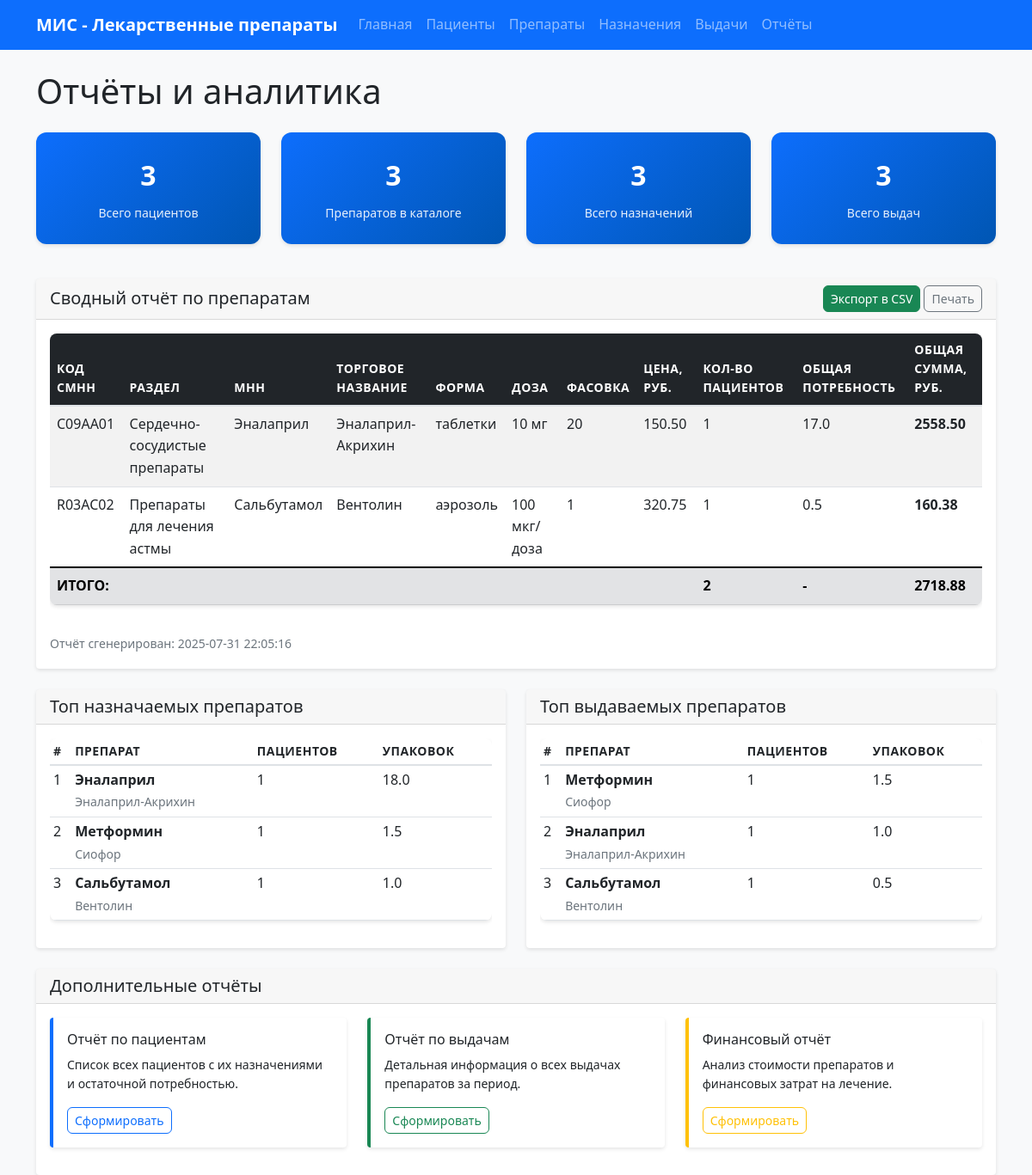
Page /reports on the committed database.
### tables this page shows
CREATE TABLE medicines (
            medicine_id INTEGER PRIMARY KEY AUTOINCREMENT,
            smmn_node_code TEXT NOT NULL,
            section TEXT NOT NULL,
            standardized_mnn TEXT NOT NULL,
            trade_name_vk TEXT NOT NULL,
            standardized_dosage_form TEXT NOT NULL,
            standardized_dosage TEXT NOT NULL,
            characteristic TEXT,
            packaging INTEGER NOT NULL,
            price REAL NOT NULL,
            created_at TIMESTAMP DEFAULT CURRENT_TIMESTAMP,
            updated_at TIMESTAMP DEFAULT CURRENT_TIMESTAMP
        );

### routes.py (the view)
    @app.route("/reports")
    def reports():
        from reports_generator import ReportsGenerator
        date_presets = ReportsGenerator.get_date_range_presets()
        report = BusinessLogic.generate_medicine_report()
        stats = BusinessLogic.get_medicine_usage_statistics()
        return render_template("reports.html",
                             report=report,
                             stats=stats,
                             date_presets=date_presets)

### database.py (called while the page is built)
def get_db():
    if 'db' not in g:
        g.db = sqlite3.connect(current_app.config['DATABASE_PATH'])
        g.db.row_factory = sqlite3.Row
    return g.db

def execute_query(query, params=None):
    db = get_db()
    if params:
        cursor = db.execute(query, params)
    else:
        cursor = db.execute(query)
    return cursor

def fetch_one(query, params=None):
    cursor = execute_query(query, params)
    return cursor.fetchone()

def fetch_all(query, params=None):
    cursor = execute_query(query, params)
    return cursor.fetchall()

### models.py (called while the page is built)
    @staticmethod
    def get_all():
        query = "SELECT * FROM medicines"
        rows = fetch_all(query)
        return [Medicine(medicine_id=row["medicine_id"], smmn_node_code=row["smmn_node_code"], section=row["section"], standardized_mnn=row["standardized_mnn"], trade_name_vk=row["trade_name_vk"], standardized_dosage_form=row["standardized_dosage_form"], standardized_dosage=row["standardized_dosage"], characteristic=row["characteristic"], packaging=row["packaging"], price=row["price"]) for row in rows]

### templates/reports.html (shortened to what this page needs)
{% extends "base.html" %}
{% block content %}
<div class="row">
    <div class="col-12">
        <h1 class="mb-4">Отчёты и аналитика</h1>
    </div>
</div>
<div class="row mb-4">
    <div class="col-md-3 mb-3">
        <div class="card metric-card">
            <div class="metric-value">{{ stats.general_stats.total_patients or 0 }}</div>
            <div class="metric-label">Всего пациентов</div>
        </div>
    </div>
    <div class="col-md-3 mb-3">
        <div class="card metric-card">
            <div class="metric-value">{{ stats.general_stats.total_medicines or 0 }}</div>
            <div class="metric-label">Препаратов в каталоге</div>
        </div>
    </div>
    <div class="col-md-3 mb-3">
        <div class="card metric-card">
            <div class="metric-value">{{ stats.general_stats.total_prescriptions or 0 }}</div>
            <div class="metric-label">Всего назначений</div>
        </div>
    </div>
    <div class="col-md-3 mb-3">
        <div class="card metric-card">
            <div class="metric-value">{{ stats.general_stats.total_dispensings or 0 }}</div>
            <div class="metric-label">Всего выдач</div>
        </div>
    </div>
</div>
<div class="row mb-4">
    <div class="col-12">
        <div class="card">
            <div class="card-header d-flex justify-content-between align-items-center">
                <h5 class="mb-0">
                     Сводный отчёт по препаратам
                </h5>
                <div>
                    <a href="{{ url_for('export_medicine_report') }}" class="btn btn-success btn-sm">
                         Экспорт в CSV
                    </a>
                    <button class="btn btn-outline-secondary btn-sm" onclick="printReport()">
                         Печать
                    </button>
                </div>
            </div>
            <div class="card-body">
                {% if report.data %}
                <div class="table-responsive">
                    <table class="table table-striped table-hover" id="medicineReportTable">
                        <thead class="table-dark">
                            <tr>
                                <th>Код СМНН</th>
                                <th>Раздел</th>
                                <th>МНН</th>
                                <th>Торговое название</th>
                                <th>Форма</th>
                                <th>Доза</th>
                                <th>Фасовка</th>
                                <th>Цена, руб.</th>
                                <th>Кол-во пациентов</th>
                                <th>Общая потребность</th>
                                <th>Общая сумма, руб.</th>
                            </tr>
                        </thead>
                        <tbody>
                            {% for item in report.data %}
                            <tr>
                                <td>{{ item.smmn_node_code }}</td>
                                <td>{{ item.section }}</td>
                                <td>{{ item.standardized_mnn }}</td>
                                <td>{{ item.trade_name_vk }}</td>
                                <td>{{ item.standardized_dosage_form }}</td>
                                <td>{{ item.standardized_dosage }}</td>
                                <td>{{ item.packaging }}</td>
                                <td>{{ "%.2f"|format(item.price) }}</td>
                                <td>{{ item.patients_count }}</td>
                                <td>{{ "%.1f"|format(item.total_need) }}</td>
                                <td class="fw-bold">{{ "%.2f"|format(item.total_cost) }}</td>
                            </tr>
                            {% endfor %}
                        </tbody>
                        <tfoot class="table-secondary">
                            <tr class="fw-bold">
                                <td colspan="8">ИТОГО:</td>
                                <td>{{ report.summary.total_patients }}</td>
                                <td>-</td>
                                <td>{{ "%.2f"|format(report.summary.total_cost) }}</td>
                            </tr>
                        </tfoot>
                    </table>
                </div>
                <div class="mt-3">
                    <small class="text-muted">
                        Отчёт сгенерирован: {{ report.summary.generated_at }}
                    </small>
                </div>
                {% else %}
                <div class="text-center py-4">
                    <i class="fas fa-info-circle fa-3x text-muted mb-3"></i>
                    <h5>Нет данных для отчёта</h5>
                    <p class="text-muted">Добавьте пациентов, препараты и назначения для формирования отчёта.</p>
                </div>
                {% endif %}
            </div>
        </div>
    </div>
</div>
<div class="row mb-4">
    <div class="col-md-6">
        <div class="card">
            <div class="card-header">
                <h5 class="mb-0">
                     Топ назначаемых препаратов
                </h5>
            </div>
            <div class="card-body">
                {% if stats.top_prescribed %}
                <div class="table-responsive">
                    <table class="table table-sm">
                        <thead>
                            <tr>
                                <th>#</th>
                                <th>Препарат</th>
                                <th>Пациентов</th>
                                <th>Упаковок</th>
                            </tr>
                        </thead>
                        <tbody>
                            {% for item in stats.top_prescribed %}
                            <tr>
                                <td>{{ loop.index }}</td>
                                <td>
                                    <strong>{{ item.standardized_mnn }}</strong><br>
                                    <small class="text-muted">{{ item.trade_name_vk }}</small>
                                </td>
                                <td>{{ item.patients_count }}</td>
                                <td>{{ "%.1f"|format(item.total_prescribed) }}</td>
                            </tr>
                            {% endfor %}
                        </tbody>
                    </table>
                </div>
                {% else %}
                <p class="text-muted text-center">Нет данных о назначениях</p>
                {% endif %}
            </div>
        </div>
    </div>
    <div class="col-md-6">
        <div class="card">
            <div class="card-header">
                <h5 class="mb-0">
                     Топ выдаваемых препаратов
                </h5>
            </div>
            <div class="card-body">
                {% if stats.top_dispensed %}
                <div class="table-responsive">
                    <table class="table table-sm">
                        <thead>
                            <tr>
                                <th>#</th>
                                <th>Препарат</th>
                                <th>Пациентов</th>
                                <th>Упаковок</th>
                            </tr>
                        </thead>
                        <tbody>
                            {% for item in stats.top_dispensed %}
                            <tr>
                                <td>{{ loop.index }}</td>
                                <td>
                                    <strong>{{ item.standardized_mnn }}</strong><br>
                                    <small class="text-muted">{{ item.trade_name_vk }}</small>
                                </td>
                                <td>{{ item.patients_count }}</td>
                                <td>{{ "%.1f"|format(item.total_dispensed) }}</td>
                            </tr>
                            {% endfor %}
                        </tbody>
                    </table>
                </div>
                {% else %}
                <p class="text-muted text-center">Нет данных о выдачах</p>
                {% endif %}
            </div>
        </div>
    </div>
</div>
<div class="row">
    <div class="col-12">
        <div class="card">
            <div class="card-header">
                <h5 class="mb-0">
                     Дополнительные отчёты
                </h5>
            </div>
            <div class="card-body">
                <div class="row">
                    <div class="col-md-4 mb-3">
                        <div class="card border-start-primary">
                            <div class="card-body">
                                <h6 class="card-title">Отчёт по пациентам</h6>
                                <p class="card-text small">Список всех пациентов с их назначениями и остаточной потребностью.</p>
                                <a href="{{ url_for('patient_report') }}" class="btn btn-outline-primary btn-sm">
                                     Сформировать
                                </a>
                            </div>
                        </div>
                    </div>
                    <div class="col-md-4 mb-3">
                        <div class="card border-start-success">
                            <div class="card-body">
                                <h6 class="card-title">Отчёт по выдачам</h6>
                                <p class="card-text small">Детальная информация о всех выдачах препаратов за период.</p>
                                <a href="{{ url_for('dispensing_report') }}" class="btn btn-outline-success btn-sm">
                                     Сформировать
                                </a>
                            </div>
                        </div>
                    </div>
                    <div class="col-md-4 mb-3">
                        <div class="card border-start-warning">
                            <div class="card-body">
                                <h6 class="card-title">Финансовый отчёт</h6>
                                <p class="card-text small">Анализ стоимости препаратов и финансовых затрат на лечение.</p>
                                <a href="{{ url_for('financial_report') }}" class="btn btn-outline-warning btn-sm">
                                     Сформировать
                                </a>
                            </div>
                        </div>
                    </div>
                </div>
            </div>
        </div>
    </div>
</div>
{% endblock %}

### static/css/style.css (style rules this page uses)
:root { --primary-color: #0d6efd; --secondary-color: #6c757d; --success-color: #198754; --danger-color: #dc3545; --warning-color: #ffc107; --info-color: #0dcaf0; --light-color: #f8f9fa; --dark-color: #212529; }
body { font-family: 'Segoe UI', Tahoma, Geneva, Verdana, sans-serif; background-color: #f8f9fa; line-height: 1.6; }
.card { transition: transform 0.2s ease-in-out, box-shadow 0.2s ease-in-out; border: none; box-shadow: 0 2px 4px rgba(0,0,0,0.1); }
.table { background-color: white; border-radius: 8px; overflow: hidden; box-shadow: 0 2px 4px rgba(0,0,0,0.1); }
.table thead th { border-bottom: 2px solid #dee2e6; font-weight: 600; text-transform: uppercase; font-size: 0.875rem; letter-spacing: 0.5px; }
.btn { border-radius: 6px; font-weight: 500; transition: all 0.2s ease; }
.metric-card { background: linear-gradient(135deg, var(--primary-color), #0056b3); color: white; border-radius: 12px; padding: 1.5rem; text-align: center; }
.metric-value { font-size: 2rem; font-weight: bold; margin-bottom: 0.5rem; }
.metric-label { font-size: 0.875rem; opacity: 0.9; }
.fade-in { animation: fadeIn 0.5s ease-out; }
.border-start-primary { border-left: 4px solid var(--primary-color) !important; }
.border-start-success { border-left: 4px solid var(--success-color) !important; }
.border-start-warning { border-left: 4px solid var(--warning-color) !important; }

### rows in the picture
medicines: smmn_node_code "C09AA01", section "Сердечно-сосудистые препараты", standardized_mnn "Эналаприл", trade_name_vk "Эналаприл-Акрихин", standardized_dosage_form "таблетки", standardized_dosage "10 мг", packaging "20", price "150.50", patients_count "1", total_need "17.0", total_cost "2558.50", total_prescribed "18.0", total_dispensed "1.0"
medicines: smmn_node_code "R03AC02", section "Препараты для лечения астмы", standardized_mnn "Сальбутамол", trade_name_vk "Вентолин", standardized_dosage_form "аэрозоль", standardized_dosage "100 мкг/доза", packaging "1", price "320.75", patients_count "1", total_need "0.5", total_cost "160.38", total_prescribed "1.0", total_dispensed "0.5"
medicines: standardized_mnn "Метформин", trade_name_vk "Сиофор", patients_count "1", total_prescribed "1.5", total_dispensed "1.5"

### other values in the picture
{{ stats.general_stats.total_patients or 0 }} "3"
{{ stats.general_stats.total_medicines or 0 }} "3"
{{ stats.general_stats.total_prescriptions or 0 }} "3"
{{ stats.general_stats.total_dispensings or 0 }} "3"
{{ report.summary.total_patients }} "2"
{{ "%.2f"|format(report.summary.total_cost) }} "2718.88"
{{ report.summary.generated_at }} "2025-07-31 22:05:16"
